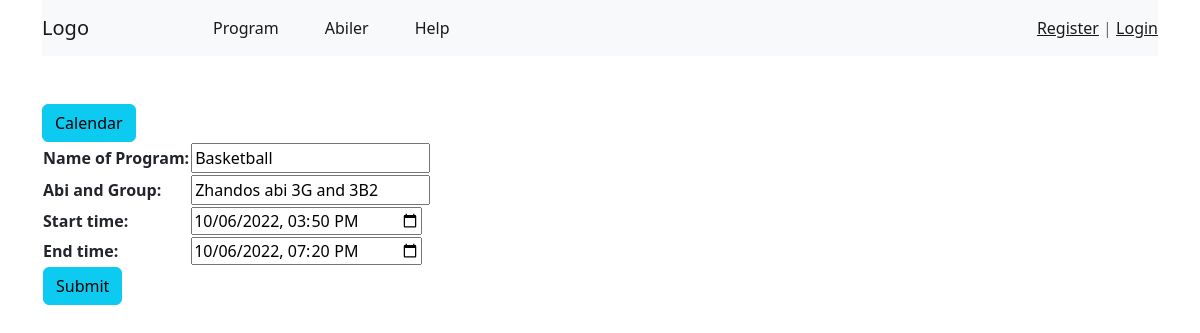
/event/edit/6/, run on the app's committed database.
### program/models.py (models this page shows, shortened)
class Event(models.Model):
    title = models.CharField("Name of Program", max_length=200)
    description = models.CharField("Abi and Group", max_length=200)
    start_time = models.DateTimeField()
    end_time = models.DateTimeField()

### program/views.py (the view)
# urls.py: path('event/edit/<event_id>/', views.event, name='event_edit'),
def event(request, event_id=None):
    instance = Event()
    if event_id:
        instance = get_object_or_404(Event, pk=event_id)
    else:
        instance = Event()
    form = EventForm(request.POST or None, instance=instance)
    if request.POST and form.is_valid():
        form.save()
        return HttpResponseRedirect(reverse('calendar'))
    return render(request, 'event.html', {'form': form})

### program/forms.py
class EventForm(ModelForm):
  class Meta:
    model = Event
    widgets = {
      'start_time': DateInput(attrs={'type': 'datetime-local'}, format='%Y-%m-%dT%H:%M'),
      'end_time': DateInput(attrs={'type': 'datetime-local'}, format='%Y-%m-%dT%H:%M'),
    }
    fields = '__all__'
  def __init__(self, *args, **kwargs):
    super(EventForm, self).__init__(*args, **kwargs)
    self.fields['start_time'].input_formats = ('%Y-%m-%dT%H:%M',)
    self.fields['end_time'].input_formats = ('%Y-%m-%dT%H:%M',)

### templates/event.html (shortened to what this page needs)
{% extends 'base.html' %}
{% block content %}
<div class="clearfix">
  <a class="btn btn-info left" href="{% url 'calendar' %}"> Calendar </a>
</div>
<form method="post">
  <table class="form form-table">
    {{ form }}
    <tr><td colspan="2"><button type="submit" class="btn btn-info right"> Submit </button></td></tr>
  </table>
</form>
{% endblock %}

### data on the page
Event: title "Basketball", description "Zhandos abi 3G and 3B2", start_time "10/06/2022 15:50", end_time "10/06/2022 19:20"
